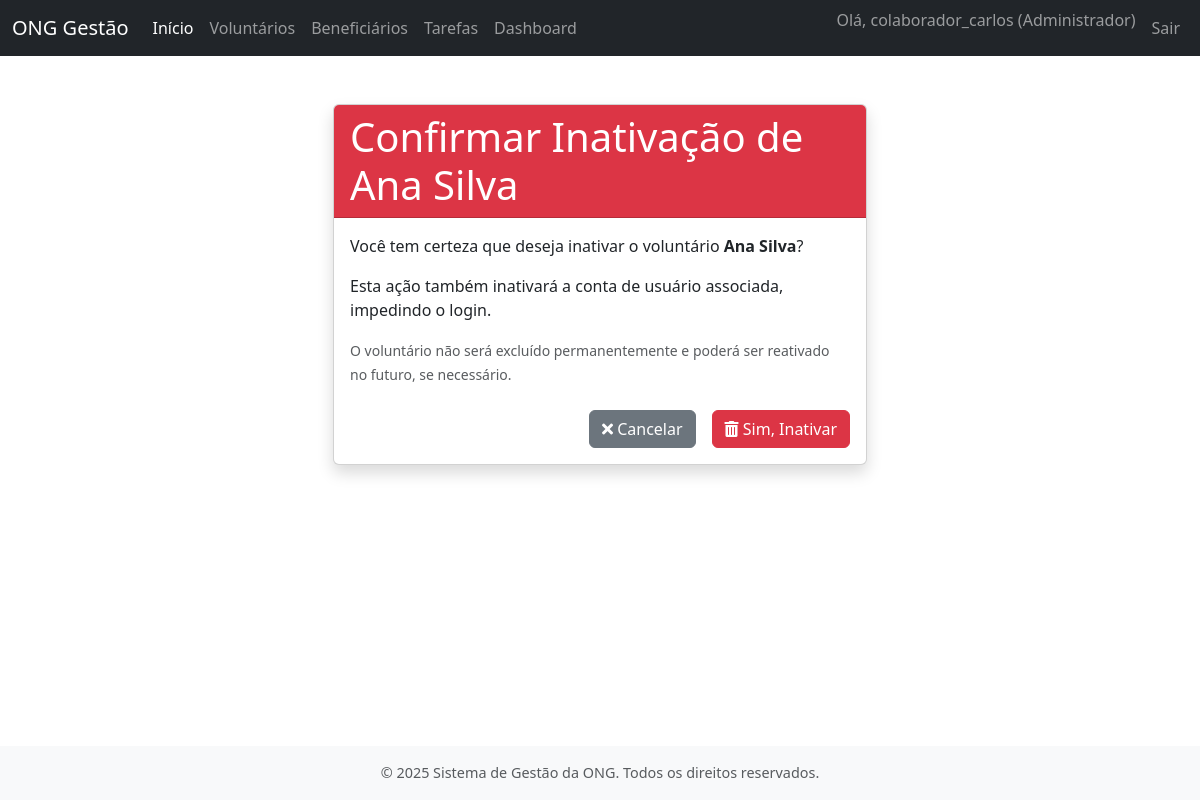
The page /voluntarios/3/excluir/ (signed in) on the database its author committed.
### contas/models.py (models this page shows, shortened)
class Usuario(AbstractUser):
    TIPOS_USUARIO = [
        ('ADMIN', 'Administrador'),
        ('COLAB', 'Colaborador'),
    ]
    tipo_usuario = models.CharField(
        max_length=5,
        choices=TIPOS_USUARIO,
        default='COLAB',
        verbose_name='Tipo de Usuário'
    )
    groups = models.ManyToManyField(
        'auth.Group',
        verbose_name='grupos',
        blank=True,
        help_text='Os grupos aos quais este usuário pertence. Um usuário receberá todas as permissões concedidas a cada um de seus grupos.',
        related_name="usuario_set_contas",  # Nome único para related_name
        related_query_name="usuario_contas",
    )
    user_permissions = models.ManyToManyField(
        'auth.Permission',
        verbose_name='permissões do usuário',
        blank=True,
        help_text='Permissões específicas para este usuário.',
        related_name="usuario_set_contas_perm",  # Nome único para related_name
        related_query_name="usuario_contas_perm",
    )

### voluntarios/models.py (models this page shows, shortened)
class Voluntario(models.Model):
    usuario = models.OneToOneField(
        settings.AUTH_USER_MODEL,
        on_delete=models.CASCADE,
        verbose_name='Usuário',
        help_text='Conta de usuário associada a este voluntário.'
    )
    nome_completo = models.CharField(max_length=255, verbose_name='Nome Completo')
    cpf = models.CharField(max_length=14, unique=True, verbose_name='CPF', help_text='Formato: XXX.XXX.XXX-XX')
    data_nascimento = models.DateField(verbose_name='Data de Nascimento')
    telefone = models.CharField(max_length=20, blank=True, null=True, verbose_name='Telefone Celular', help_text='Formato: (XX) XXXXX-XXXX')
    endereco = models.TextField(blank=True, null=True, verbose_name='Endereço Completo')
    areas_interesse = models.TextField(blank=True, null=True, verbose_name='Áreas de Interesse', help_text='Descreva as áreas em que o voluntário tem interesse em atuar.')
    disponibilidade = models.TextField(blank=True, null=True, verbose_name='Disponibilidade', help_text='Ex: Segundas e Quartas à tarde, Finais de semana.')
    data_cadastro = models.DateTimeField(auto_now_add=True, verbose_name='Data de Cadastro')
    ativo = models.BooleanField(default=True, verbose_name='Ativo')
    class Meta:
        verbose_name = 'Voluntário'
        verbose_name_plural = 'Voluntários'
        ordering = ['nome_completo']

### voluntarios/views.py (the view, shortened to what this page needs)
# urls.py: path('<int:voluntario_id>/excluir/', views.excluir_voluntario, name='excluir_voluntario'),
@login_required
def excluir_voluntario(request, voluntario_id):
    voluntario = get_object_or_404(Voluntario, pk=voluntario_id)
    contexto = {
        'voluntario': voluntario,
        'titulo_pagina': f'Confirmar Inativação de {voluntario.nome_completo}'
    }
    return render(request, 'voluntarios/confirmar_exclusao_voluntario.html', contexto)

### voluntarios/templates/voluntarios/confirmar_exclusao_voluntario.html (shortened to what this page needs)
{% extends "core/base.html" %}
{% block content %}
<div class="container mt-4">
    <div class="row justify-content-center">
        <div class="col-md-8 col-lg-6">
            <div class="card shadow">
                <div class="card-header bg-danger text-white">
                    <h1 class="mb-0">{{ titulo_pagina }}</h1>
                </div>
                <div class="card-body">
                    <p>Você tem certeza que deseja inativar o voluntário <strong>{{ voluntario.nome_completo }}</strong>?</p>
                    <p>Esta ação também inativará a conta de usuário associada, impedindo o login.</p>
                    <p class="text-muted"><small>O voluntário não será excluído permanentemente e poderá ser reativado no futuro, se necessário.</small></p>
                    <form method="post" action="{% url 'voluntarios:excluir_voluntario' voluntario.id %}">
                        <div class="d-grid gap-2 d-md-flex justify-content-md-end mt-4">
                            <a href="{% url 'voluntarios:detalhar_voluntario' voluntario.id %}" class="btn btn-secondary me-md-2">
                                <i class="fas fa-times"></i> Cancelar
                            </a>
                            <button type="submit" class="btn btn-danger">
                                <i class="fas fa-trash-alt"></i> Sim, Inativar
                            </button>
                        </div>
                    </form>
                </div>
            </div>
        </div>
    </div>
</div>
{% endblock content %}

### core/templates/core/base.html (shortened to what this page needs)
<!DOCTYPE html>
<html lang="pt-br">
  <head>
    <link
      href="https://cdn.jsdelivr.net/npm/bootstrap@5.3.0-alpha1/dist/css/bootstrap.min.css"
      rel="stylesheet"
    />
    <link
      rel="stylesheet"
      href="https://cdnjs.cloudflare.com/ajax/libs/font-awesome/5.15.4/css/all.min.css"
    />
    {% load static %}
    <link rel="stylesheet" href="{% static 'core/css/estilos.css' %}" />
  </head>
  <body>
    <nav class="navbar navbar-expand-lg navbar-dark bg-dark fixed-top">
      <div class="container-fluid">
        <a class="navbar-brand" href="{% url 'core:pagina_inicial' %}"
          >ONG Gestão</a
        >
        <div class="collapse navbar-collapse" id="navbarNav">
          <ul class="navbar-nav me-auto mb-2 mb-lg-0">
            <li class="nav-item">
              <a
                class="nav-link active"
                aria-current="page"
                href="{% url 'core:pagina_inicial' %}"
                >Início</a
              >
            </li>
            {% if user.is_authenticated %}
            <li class="nav-item">
              <a class="nav-link" href="{% url 'voluntarios:listar_voluntarios' %}">Voluntários</a>
            </li>
            <li class="nav-item">
              <a class="nav-link" href="{% url 'beneficiarios:listar_beneficiarios' %}">Beneficiários</a>
            </li>
            <li class="nav-item">
              <a class="nav-link" href="{% url 'tarefas:listar_tarefas' %}">Tarefas</a>
            </li>
            <li class="nav-item">
              <a class="nav-link" href="{% url 'dashboard:painel_principal' %}">Dashboard</a>
            </li>
            {% endif %}
          </ul>
          <ul class="navbar-nav">
            {% if user.is_authenticated %}
            <li class="nav-item">
              <span class="navbar-text me-2">
                Olá, {{ user.username }} ({{ user.get_tipo_usuario_display }})
              </span>
            </li>
            <li class="nav-item">
              <a class="nav-link" href="{% url 'contas:logout' %}">Sair</a>
            </li>
            {% else %}
            <li class="nav-item">
              <a class="nav-link" href="{% url 'contas:login' %}">Entrar</a>
            </li>
            {% endif %}
          </ul>
        </div>
      </div>
    </nav>
    <main class="main-content container mt-4 mb-4">
       {% block content %}{% endblock content %}
    </main>
    <footer class="footer mt-auto py-3 bg-light">
      <div class="container text-center">
        <span class="text-muted"
          >© {% now "Y" %} Sistema de Gestão da ONG. Todos os direitos
          reservados.</span
        >
      </div>
    </footer>
  </body>
</html>

### core/templates/core/base.html (style rules this page uses)
body { padding-top: 56px; display: flex; flex-direction: column; min-height: 100vh; }
.main-content { flex: 1; }
.footer { background-color: #f8f9fa; padding: 1rem 0; text-align: center; font-size: 0.9rem; color: #6c757d; }

### rows shown on the page
Usuario: username "colaborador_carlos", tipo_usuario "Administrador"
Voluntario: nome_completo "Ana Silva"

### other values the page prints
{{ titulo_pagina }} "Confirmar Inativação de Ana Silva"
